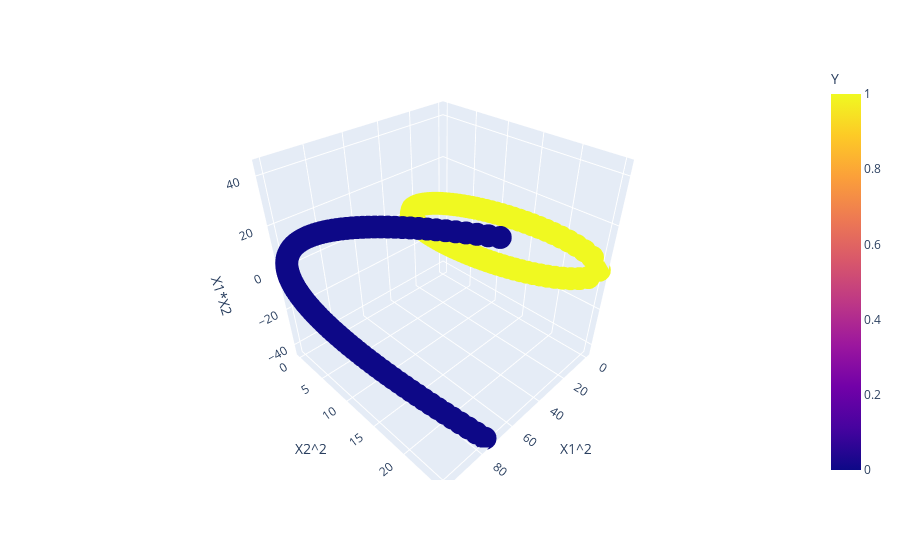

Here is the notebook cell this chart was saved with:
### Code cell
fig = px.scatter_3d(df, x='X1^2', y='X2^2', z='X1*X2', color='Y')
fig.show()

### Figure 1 — Plotly figure (JSON) as saved in the notebook; plotly's stock layout.template omitted (floating-point values rounded to 4 significant figures; data arrays with more than 128 entries replaced by an {"elided": "..."} marker saying what was removed)
{"data": [{"hovertemplate": "X1^2=%{x}<br>X2^2=%{y}<br>X1*X2=%{z}<br>Y=%{marker.color}<extra></extra>", "legendgroup": "", "marker": {"color": {"elided": "400 int values"}, "coloraxis": "coloraxis", "symbol": "circle"}, "mode": "markers", "name": "", "scene": "scene", "showlegend": false, "x": {"elided": "400 float values"}, "y": {"elided": "400 float values"}, "z": {"elided": "400 float values"}, "type": "scatter3d"}], "layout": {"scene": {"domain": {"x": [0.0, 1.0], "y": [0.0, 1.0]}, "xaxis": {"title": {"text": "X1^2"}}, "yaxis": {"title": {"text": "X2^2"}}, "zaxis": {"title": {"text": "X1*X2"}}}, "coloraxis": {"colorbar": {"title": {"text": "Y"}}, "colorscale": [[0.0, "#0d0887"], [0.1111, "#46039f"], [0.2222, "#7201a8"], [0.3333, "#9c179e"], [0.4444, "#bd3786"], [0.5556, "#d8576b"], [0.6667, "#ed7953"], [0.7778, "#fb9f3a"], [0.8889, "#fdca26"], [1.0, "#f0f921"]]}, "legend": {"tracegroupgap": 0}, "margin": {"t": 60}}}
